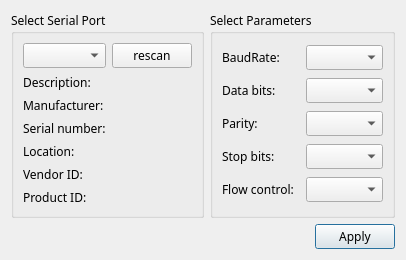
<?xml version="1.0" encoding="UTF-8"?>
<ui version="4.0">
 <class>SettingsDialog</class>
 <widget class="QDialog" name="SettingsDialog">
  <property name="geometry">
   <rect>
    <x>0</x>
    <y>0</y>
    <width>406</width>
    <height>220</height>
   </rect>
  </property>
  <property name="font">
   <font>
    <family>微软雅黑</family>
   </font>
  </property>
  <property name="windowTitle">
   <string>Settings</string>
  </property>
  <layout class="QGridLayout" name="gridLayout_3">
   <item row="1" column="0" colspan="2">
    <layout class="QHBoxLayout" name="horizontalLayout">
     <item>
      <spacer name="horizontalSpacer">
       <property name="orientation">
        <enum>Qt::Horizontal</enum>
       </property>
       <property name="sizeHint" stdset="0">
        <size>
         <width>96</width>
         <height>20</height>
        </size>
       </property>
      </spacer>
     </item>
     <item>
      <widget class="QPushButton" name="applyButton">
       <property name="text">
        <string>Apply</string>
       </property>
      </widget>
     </item>
    </layout>
   </item>
   <item row="0" column="0">
    <widget class="QGroupBox" name="selectBox">
     <property name="title">
      <string>Select Serial Port</string>
     </property>
     <layout class="QGridLayout" name="gridLayout">
      <item row="0" column="0">
       <widget class="QComboBox" name="serialPortInfoListBox"/>
      </item>
      <item row="1" column="0">
       <widget class="QLabel" name="descriptionLabel">
        <property name="text">
         <string>Description:</string>
        </property>
       </widget>
      </item>
      <item row="2" column="0">
       <widget class="QLabel" name="manufacturerLabel">
        <property name="text">
         <string>Manufacturer:</string>
        </property>
       </widget>
      </item>
      <item row="3" column="0">
       <widget class="QLabel" name="serialNumberLabel">
        <property name="text">
         <string>Serial number:</string>
        </property>
       </widget>
      </item>
      <item row="4" column="0">
       <widget class="QLabel" name="locationLabel">
        <property name="text">
         <string>Location:</string>
        </property>
       </widget>
      </item>
      <item row="5" column="0">
       <widget class="QLabel" name="vidLabel">
        <property name="text">
         <string>Vendor ID:</string>
        </property>
       </widget>
      </item>
      <item row="6" column="0">
       <widget class="QLabel" name="pidLabel">
        <property name="text">
         <string>Product ID:</string>
        </property>
       </widget>
      </item>
      <item row="0" column="1">
       <widget class="QPushButton" name="pushButton">
        <property name="text">
         <string>rescan</string>
        </property>
       </widget>
      </item>
     </layout>
    </widget>
   </item>
   <item row="0" column="1">
    <widget class="QGroupBox" name="parametersBox">
     <property name="title">
      <string>Select Parameters</string>
     </property>
     <layout class="QGridLayout" name="gridLayout_2">
      <item row="0" column="0">
       <widget class="QLabel" name="baudRateLabel">
        <property name="text">
         <string>BaudRate:</string>
        </property>
       </widget>
      </item>
      <item row="0" column="1">
       <widget class="QComboBox" name="baudRateBox"/>
      </item>
      <item row="1" column="0">
       <widget class="QLabel" name="dataBitsLabel">
        <property name="text">
         <string>Data bits:</string>
        </property>
       </widget>
      </item>
      <item row="1" column="1">
       <widget class="QComboBox" name="dataBitsBox"/>
      </item>
      <item row="2" column="0">
       <widget class="QLabel" name="parityLabel">
        <property name="text">
         <string>Parity:</string>
        </property>
       </widget>
      </item>
      <item row="2" column="1">
       <widget class="QComboBox" name="parityBox"/>
      </item>
      <item row="3" column="0">
       <widget class="QLabel" name="stopBitsLabel">
        <property name="text">
         <string>Stop bits:</string>
        </property>
       </widget>
      </item>
      <item row="3" column="1">
       <widget class="QComboBox" name="stopBitsBox"/>
      </item>
      <item row="4" column="0">
       <widget class="QLabel" name="flowControlLabel">
        <property name="text">
         <string>Flow control:</string>
        </property>
       </widget>
      </item>
      <item row="4" column="1">
       <widget class="QComboBox" name="flowControlBox"/>
      </item>
     </layout>
    </widget>
   </item>
  </layout>
 </widget>
 <resources/>
 <connections/>
</ui>
